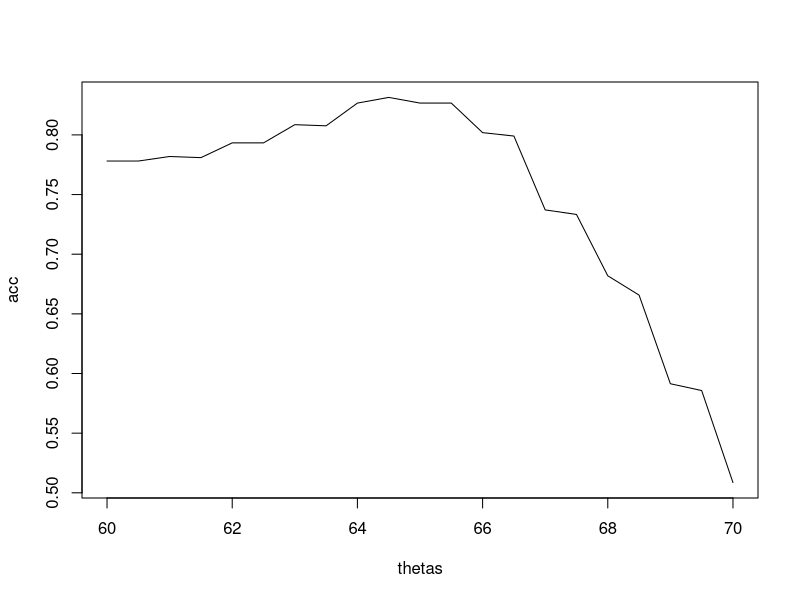
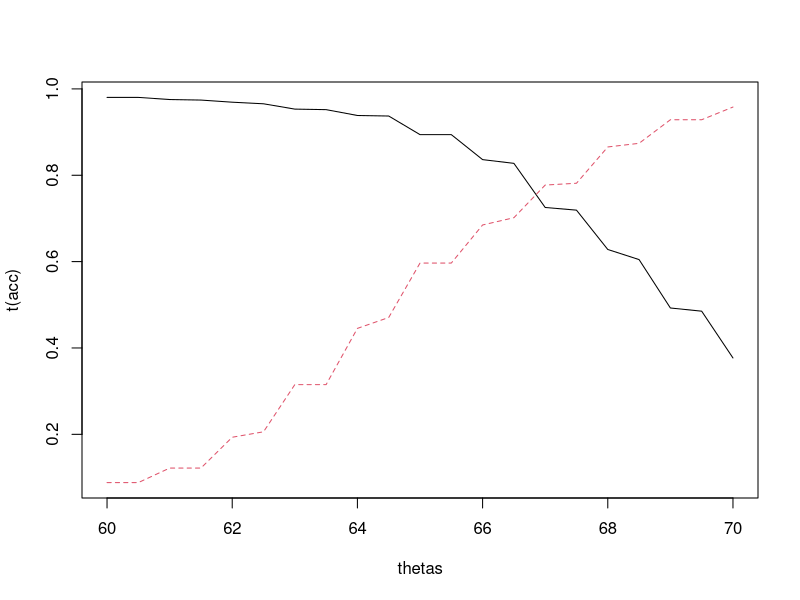

Recreate these plots in R, in order.
library(dslabs)
# library(caret) # For machine learning: Can use to split data into test & train
library(tidyverse)

x <- heights$height
y <- heights$sex

#1
guess <- function(x){
  sample(factor(c("Female", "Male")), length(x), replace = TRUE)
}
  
# 2
y_hat <- guess(x)
round(mean(y_hat == y), 3)

# 3
# theta is a "tuning parameter"
cutoff <- function(x, theta){
  # If x > theta, it is female else male
  # as.factor(c("Female", "Male")[as.numeric(x > theta) + 1]) OR use code below
  factor(if_else(x > theta, "Male", "Female"), levels = c("Female", "Male"))
}
# If theta = 66, guess the sex of each of the heights in the heights dataset (which is "x")
y_hat <- cutoff(x, 66)
round(mean(y_hat == y), 3)
# This model is suspiciously accurate with 80.2% accuracy

# 4: Tuning the parameters
thetas <- seq(60, 70, 0.5)
acc <- sapply(thetas, function(theta){
  y_hats <- cutoff(x, theta)
  round(mean(y_hats == y), 5)
})
plot(thetas, acc, type = "l")
thetas[which.max(acc)]
# This means there is more male data. That's why the accuracy is so suspiciously high.
# How can a cut-off of just 55 give a high accuracy of guesses? It cannot. The data
# is biased towards male.

# 5: Get separate parameters for males and females
acc <- sapply(thetas, function(theta){
  y_hats <- cutoff(x, theta)
  accuracy_male <- sum(y_hats[y == "Male"] == "Male") / sum(y == "Male")
  accuracy_female <- sum(y_hats[y == "Female"] == "Female") / sum(y == "Female")
  c(accuracy_male = round(accuracy_male, 5), accuracy_female = round(accuracy_female, 5))
})
matplot(thetas, t(acc), type = "l")

set.seed(2024 - 02 - 12)
test_index <- sample(nrow(heights), round(nrow(heights)/2))
test_set <- heights[test_index, ] 
train_set <- heights[-test_index, ] 

thetas <- seq(60, 70, 0.5)
acc <- function(train_x, train_y, test_x, test_y, thetas) {
  train_acc <- sapply(thetas, function(theta) {
    y_hats_train <- cutoff(train_x, theta)
    accuracy <- sum(y_hats_train == train_y) / length(train_y)
    return(accuracy)
  })
  
  best_theta <- thetas[which.max(train_acc)]
  y_hats_test <- cutoff(test_x, best_theta)
  test_accuracy <- sum(y_hats_test == test_y) / length(test_y)
  
  return(list(best_theta = best_theta, train_accuracy = max(train_acc), test_accuracy = test_accuracy))
}

result <- acc(train_set$height, train_set$sex, test_set$height, test_set$sex, thetas)

result$train_accuracy
result$test_accuracy
